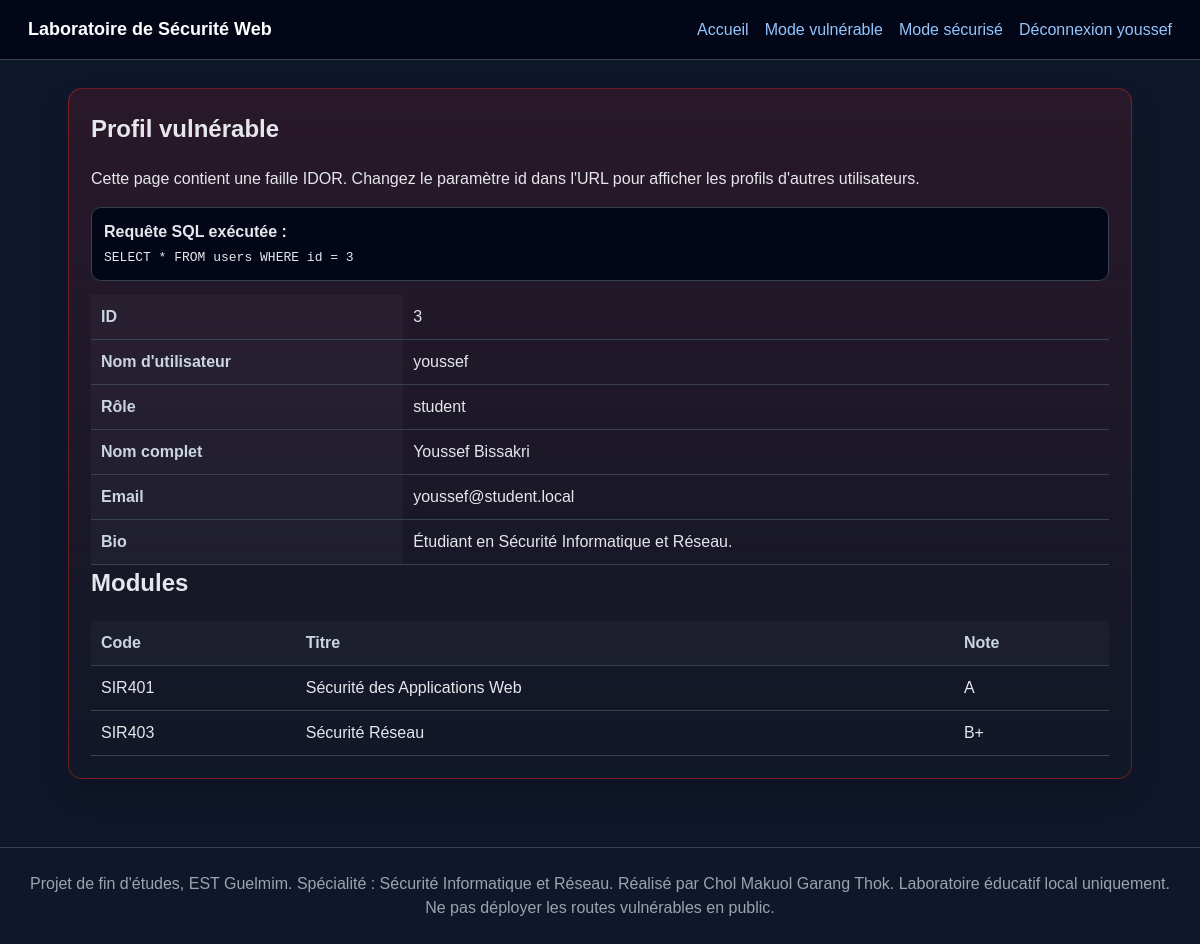
The app's page /vuln/profile (signed in) with its own data.
### tables this page shows
CREATE TABLE users (
            id INTEGER PRIMARY KEY AUTOINCREMENT,
            username TEXT UNIQUE NOT NULL,
            password_plain TEXT,
            password_hash TEXT,
            role TEXT NOT NULL DEFAULT 'student',
            full_name TEXT NOT NULL,
            email TEXT NOT NULL,
            bio TEXT DEFAULT ''
        );

CREATE TABLE courses (
            id INTEGER PRIMARY KEY AUTOINCREMENT,
            code TEXT NOT NULL,
            title TEXT NOT NULL,
            owner_id INTEGER NOT NULL,
            grade TEXT DEFAULT 'N/A',
            FOREIGN KEY(owner_id) REFERENCES users(id)
        );

### app.py (the view)
@app.route("/vuln/profile")
@login_required("vuln")
def vuln_profile():
    user_id = request.args.get("id", session.get("user_id"))
    query = f"SELECT * FROM users WHERE id = {user_id}"
    try:
        user = get_db().execute(query).fetchone()
    except sqlite3.Error as exc:
        flash(f"Erreur SQL : {exc}", "danger")
        user = None
    if not user:
        abort(404)
    courses = get_db().execute("SELECT * FROM courses WHERE owner_id = ?", (user["id"],)).fetchall()
    return render_template("vuln_profile.html", profile=user, courses=courses, raw_query=query)

### app.py (called while the page is built)
def get_db():
    if "db" not in g:
        g.db = sqlite3.connect(app.config["DATABASE"])
        g.db.row_factory = sqlite3.Row
    return g.db

@app.before_request
def ensure_db_exists():
    if not DB_PATH.exists():
        init_db(reset=False)

@app.after_request
def add_security_headers(response):
    response.headers.setdefault("X-Content-Type-Options", "nosniff")
    response.headers.setdefault("X-Frame-Options", "DENY")
    response.headers.setdefault("Referrer-Policy", "strict-origin-when-cross-origin")
    if request.path.startswith("/secure"):
        response.headers.setdefault("Content-Security-Policy", "default-src 'self'; img-src 'self' data:; style-src 'self' 'unsafe-inline'")
    return response

def login_required(mode=None):
    def decorator(view):
        @wraps(view)
        def wrapped(*args, **kwargs):
            if not session.get("user_id"):
                flash("Veuillez vous connecter d’abord.", "warning")
                target = "vuln_login" if mode == "vuln" else "secure_login"
                return redirect(url_for(target))
            if mode and session.get("mode") != mode:
                flash("Veuillez vous connecter au bon mode du laboratoire.", "warning")
                target = "vuln_login" if mode == "vuln" else "secure_login"
                return redirect(url_for(target))
            return view(*args, **kwargs)
        return wrapped
    return decorator

### Laboratoire de Sécurité Web/templates/vuln_profile.html
{% extends "base.html" %}
{% block content %}
<section class="card danger-card">
    <h1>Profil vulnérable</h1>
    <p>Cette page contient une faille IDOR. Changez le paramètre id dans l'URL pour afficher les profils d'autres utilisateurs.</p>
    <div class="codebox"><strong>Requête SQL exécutée :</strong><br><code>{{ raw_query }}</code></div>
    <table>
        <tr><th>ID</th><td>{{ profile['id'] }}</td></tr>
        <tr><th>Nom d'utilisateur</th><td>{{ profile['username'] }}</td></tr>
        <tr><th>Rôle</th><td>{{ profile['role'] }}</td></tr>
        <tr><th>Nom complet</th><td>{{ profile['full_name'] }}</td></tr>
        <tr><th>Email</th><td>{{ profile['email'] }}</td></tr>
        <tr><th>Bio</th><td>{{ profile['bio'] }}</td></tr>
    </table>
    <h2>Modules</h2>
    <table>
        <thead><tr><th>Code</th><th>Titre</th><th>Note</th></tr></thead>
        <tbody>{% for c in courses %}<tr><td>{{ c['code'] }}</td><td>{{ c['title'] }}</td><td>{{ c['grade'] }}</td></tr>{% endfor %}</tbody>
    </table>
</section>
{% endblock %}

### Laboratoire de Sécurité Web/templates/base.html (shortened to what this page needs)
<!doctype html>
<html lang="fr">
<head>
    <link rel="stylesheet" href="{{ url_for('static', filename='style.css') }}">
</head>
<body>
<header class="topbar">
    <div class="brand"><a href="{{ url_for('index') }}">Laboratoire de Sécurité Web</a></div>
    <nav>
        <a href="{{ url_for('index') }}">Accueil</a>
        <a href="{{ url_for('vuln_login') }}">Mode vulnérable</a>
        <a href="{{ url_for('secure_login') }}">Mode sécurisé</a>
        {% if session.get('user_id') %}
            <a href="{{ url_for('logout') }}">Déconnexion {{ session.get('username') }}</a>
        {% endif %}
    </nav>
</header>
<main class="container">
    {% block content %}{% endblock %}
</main>
<footer class="footer">
    Projet de fin d'études, EST Guelmim. Spécialité : Sécurité Informatique et Réseau. Réalisé par Chol Makuol Garang Thok. Laboratoire éducatif local uniquement. Ne pas déployer les routes vulnérables en public.
</footer>
</body>
</html>

### Laboratoire de Sécurité Web/static/style.css (style rules this page uses)
:root { --bg: #0f172a; --panel: #111827; --panel2: #1f2937; --text: #e5e7eb; --muted: #9ca3af; --line: #374151; --safe: #16a34a; --safe2: rgba(22, 163, 74, .12); --danger: #dc2626; --danger2: rgba(220, 38, 38, .13); --blue: #2563eb; }
* { box-sizing: border-box; }
body { margin: 0; font-family: Arial, Helvetica, sans-serif; background: var(--bg); color: var(--text); line-height: 1.5; }
a { color: #93c5fd; text-decoration: none; }
.topbar { display: flex; justify-content: space-between; align-items: center; padding: 16px 28px; background: #020617; border-bottom: 1px solid var(--line); position: sticky; top: 0; }
.brand a { color: white; font-weight: 800; font-size: 18px; }
nav { display: flex; gap: 16px; flex-wrap: wrap; }
.container { max-width: 1120px; margin: 0 auto; padding: 28px; }
h1, h2, h3 { margin-top: 0; }
.card, .lab-header { background: var(--panel); border: 1px solid var(--line); border-radius: 14px; padding: 22px; box-shadow: 0 14px 30px rgba(0,0,0,.18); margin-bottom: 20px; }
.danger-card { border-color: rgba(220, 38, 38, .45); background: linear-gradient(180deg, var(--danger2), var(--panel)); }
table { width: 100%; border-collapse: collapse; margin-top: 12px; overflow: hidden; }
th, td { border-bottom: 1px solid var(--line); padding: 10px; text-align: left; vertical-align: top; }
th { color: #cbd5e1; background: rgba(255,255,255,.03); }
.codebox { background: #020617; border: 1px solid var(--line); border-radius: 10px; padding: 12px; overflow-x: auto; margin: 14px 0; }
.footer { color: var(--muted); text-align: center; padding: 24px; border-top: 1px solid var(--line); margin-top: 20px; }

### records on screen
users: get "youssef", id "3", username "youssef", role "student", full_name "Youssef Bissakri", email "youssef@student.local", bio "Étudiant en Sécurité Informatique et Réseau."
courses: code "SIR401", title "Sécurité des Applications Web", grade "A"
courses: code "SIR403", title "Sécurité Réseau", grade "B+"

### other values on screen
{{ raw_query }} "SELECT * FROM users WHERE id = 3"
